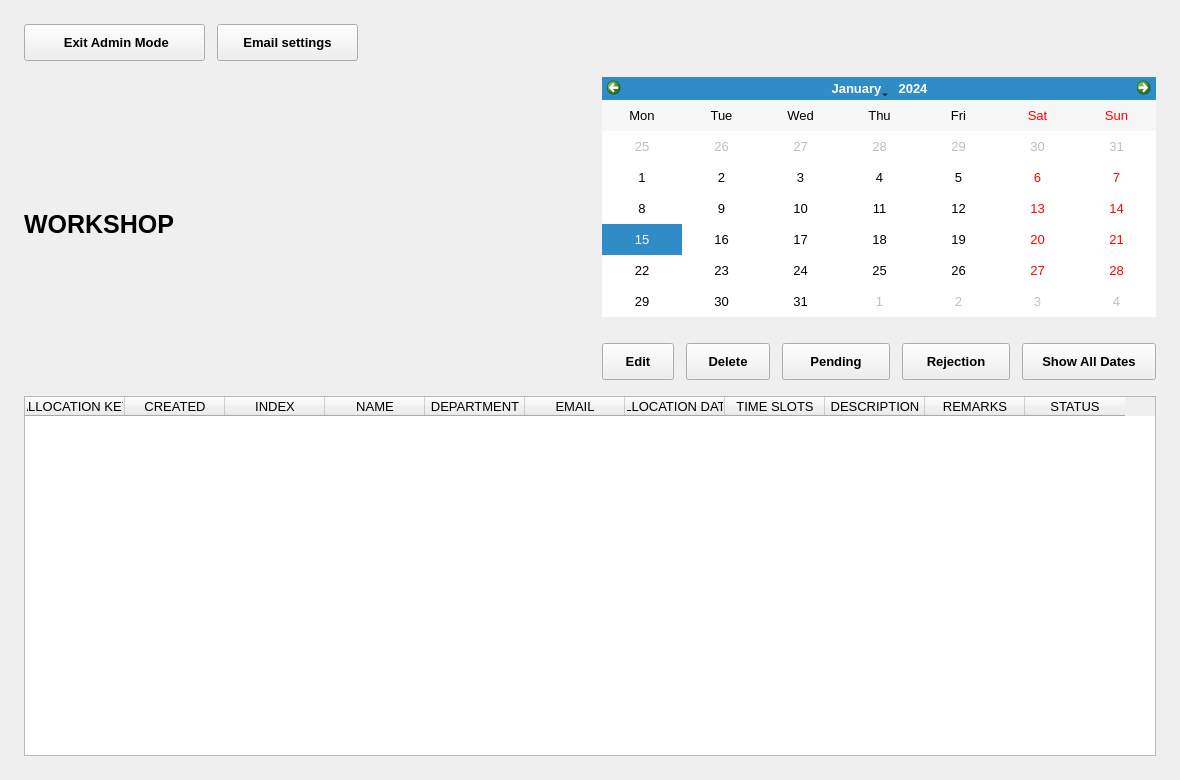
<?xml version="1.0" encoding="UTF-8"?>
<ui version="4.0">
 <!-- Admin dashboard එකයි; table columns සහ buttons මෙහි වෙනස් කරන්න. -->
 <class>adminWidget</class>
 <!-- adminWidget: ඇතුළත controls තබන කොටස; name එක C++ code එකේද භාවිත විය හැක. -->
 <widget class="QWidget" name="adminWidget">
  <!-- ස්ථානය x/y වලින්ද ප්‍රමාණය width/height වලින්ද වෙනස් කරන්න. -->
  <property name="geometry">
   <rect>
    <x>0</x>
    <y>0</y>
    <width>1180</width>
    <height>780</height>
   </rect>
  </property>
  <!-- මෙම control එකේ font නම, size සහ bold බව මෙහි වෙනස් කරන්න. -->
  <property name="font">
   <font>
    <family>Segoe UI</family>
    <pointsize>10</pointsize>
    <bold>false</bold>
   </font>
  </property>
  <!-- මෙම control එකේ පාට, border, padding සහ radius සඳහා CSS rules මෙහි ඇත. -->
  <property name="styleSheet">
   <string notr="true">QWidget { color:#17243B;   }QMainWindow, QStackedWidget, QWidget#welcomeWidget, QWidget#selectionWidget, QWidget#calanderWidget, QWidget#formWidget, QWidget#adminWidget { background:#F4F7FB; }QScrollArea { border:none; background:transparent; } QScrollArea &gt; QWidget &gt; QWidget { background:#F4F7FB; }QScrollArea#cardsScrollArea &gt; QWidget, QWidget#cardsScrollContents { background:transparent; }QLabel { background:transparent; }QLabel#welcomeTitle { color:#52647D;   }QLabel#syncLabTitle {   }QLabel#syncLabSubtitle {   }QLabel#welcomeDesc, QLabel#selectedDescLabel2, QLabel#adminWsDescLbl { color:#52647D;  }QLabel#selectTitleLabel, QLabel#selectedNameLabel2, QLabel#confirmTitleLbl, QLabel#adminWsTitleLbl {   }QLineEdit, QTextEdit, QComboBox { background:#FFFFFF; border:1px solid #D4DEEB; border-radius:7px; padding:8px; selection-background-color:#2563EB; selection-color:white; }QLineEdit:focus, QTextEdit:focus, QComboBox:focus { border:1px solid #2563EB; }QComboBox QAbstractItemView { background:#FFFFFF; color:#17243B; selection-background-color:#2563EB; selection-color:white; }QPushButton { background:#FFFFFF; color:#17243B; border:1px solid #D4DEEB; border-radius:8px; padding:9px 14px;  }QPushButton:hover, QPushButton:focus { background:#EAF2FF; border-color:#2563EB; }QPushButton:pressed { border:2px solid #2563EB; }QPushButton#allocateNowBtn, QPushButton#nextBtn, QPushButton#nextTo3Btn, QPushButton#submitBtn, QPushButton#updateBtn { background:#2563EB; color:white; border:1px solid #2563EB; }QPushButton#allocateNowBtn:hover, QPushButton#nextBtn:hover, QPushButton#nextTo3Btn:hover, QPushButton#submitBtn:hover, QPushButton#updateBtn:hover { background:#1D4ED8; }QPushButton#deleteBtn, QPushButton#adminDelBtn { color:#BE123C; }QPushButton[timeSlot=true] { padding:10px 8px; }QPushButton:checked { background:#2563EB; color:white; border-color:#2563EB; }QPushButton:disabled { background:#F4F7FB; color:#52647D; border:1px solid #D4DEEB; }QPushButton#allocateNowBtn:disabled, QPushButton#nextBtn:disabled, QPushButton#nextTo3Btn:disabled, QPushButton#submitBtn:disabled, QPushButton#updateBtn:disabled, QPushButton#deleteBtn:disabled, QPushButton#adminDelBtn:disabled { background:#F4F7FB; color:#52647D; border:1px solid #D4DEEB; }QFrame#summaryBox { background:#EAF2FF; border:1px solid #D4DEEB; border-radius:10px; }QLabel#summaryDateLbl { color:#2563EB;  }QTableWidget { background:#FFFFFF; alternate-background-color:#F4F7FB; border:1px solid #D4DEEB; gridline-color:#D4DEEB; selection-background-color:#EAF2FF; selection-color:#17243B; }QHeaderView::section { font-weight:600; background:#EAF2FF; color:#17243B; border:none; padding:10px;  }QTableWidget QLineEdit, QTableWidget QComboBox { padding:4px; border-radius:4px; }QCalendarWidget { background:#FFFFFF; border:1px solid #D4DEEB; border-radius:8px; }QCalendarWidget QWidget#qt_calendar_navigationbar { background:#2563EB; }QCalendarWidget QToolButton { font-weight:600; color:white; background:transparent; padding:6px;  }QCalendarWidget QMenu, QCalendarWidget QSpinBox { background:#FFFFFF; color:#17243B; }QCalendarWidget QAbstractItemView { background:#FFFFFF; color:#17243B; selection-background-color:#2563EB; selection-color:white; outline:0; }QToolTip { background:#FFFFFF; color:#17243B; border:1px solid #D4DEEB; padding:6px; }</string>
  </property>
  <!-- adminBackBtn: ක්ලික් කළ හැකි button එක; name එක C++ code එකේද භාවිත විය හැක. -->
  <widget class="QPushButton" name="adminBackBtn">
   <!-- ස්ථානය x/y වලින්ද ප්‍රමාණය width/height වලින්ද වෙනස් කරන්න. -->
   <property name="geometry">
    <rect>
     <x>24</x>
     <y>24</y>
     <width>181</width>
     <height>37</height>
    </rect>
   </property>
   <!-- මෙම control එකේ font නම, size සහ bold බව මෙහි වෙනස් කරන්න. -->
   <property name="font">
    <font>
     <family>Segoe UI</family>
     <pointsize>10</pointsize>
     <bold>true</bold>
    </font>
   </property>
   <property name="cursor">
    <cursorShape>PointingHandCursor</cursorShape>
   </property>
   <!-- පෙන්වන text එක මෙහි වෙනස් කරන්න; dynamic text C++ මගින් නැවත යෙදිය හැක. -->
   <property name="text">
    <string> Exit Admin Mode</string>
   </property>
  </widget>
  <!-- adminImgLabel: text/image පෙන්වන label එක; name එක C++ code එකේද භාවිත විය හැක. -->
  <widget class="QLabel" name="adminImgLabel">
   <!-- ස්ථානය x/y වලින්ද ප්‍රමාණය width/height වලින්ද වෙනස් කරන්න. -->
   <property name="geometry">
    <rect>
     <x>24</x>
     <y>89</y>
     <width>200</width>
     <height>111</height>
    </rect>
   </property>
   <!-- මෙම control එකේ font නම, size සහ bold බව මෙහි වෙනස් කරන්න. -->
   <property name="font">
    <font>
     <family>Segoe UI</family>
     <pointsize>10</pointsize>
     <bold>false</bold>
    </font>
   </property>
   <property name="textFormat">
    <enum>Qt::TextFormat::PlainText</enum>
   </property>
   <property name="alignment">
    <set>Qt::AlignmentFlag::AlignCenter</set>
   </property>
  </widget>
  <!-- adminWsTitleLbl: text/image පෙන්වන label එක; name එක C++ code එකේද භාවිත විය හැක. -->
  <widget class="QLabel" name="adminWsTitleLbl">
   <!-- ස්ථානය x/y වලින්ද ප්‍රමාණය width/height වලින්ද වෙනස් කරන්න. -->
   <property name="geometry">
    <rect>
     <x>24</x>
     <y>210</y>
     <width>554</width>
     <height>66</height>
    </rect>
   </property>
   <!-- මෙම control එකේ font නම, size සහ bold බව මෙහි වෙනස් කරන්න. -->
   <property name="font">
    <font>
     <family>Segoe UI</family>
     <pointsize>19</pointsize>
     <bold>true</bold>
    </font>
   </property>
   <!-- පෙන්වන text එක මෙහි වෙනස් කරන්න; dynamic text C++ මගින් නැවත යෙදිය හැක. -->
   <property name="text">
    <string>WORKSHOP</string>
   </property>
   <property name="textFormat">
    <enum>Qt::TextFormat::PlainText</enum>
   </property>
   <property name="alignment">
    <set>Qt::AlignmentFlag::AlignLeading|Qt::AlignmentFlag::AlignLeft|Qt::AlignmentFlag::AlignTop</set>
   </property>
   <!-- true නම් ඉඩ මදි text එක ඊළඟ පේළියට යයි. -->
   <property name="wordWrap">
    <bool>true</bool>
   </property>
  </widget>
  <!-- adminWsDescLbl: text/image පෙන්වන label එක; name එක C++ code එකේද භාවිත විය හැක. -->
  <widget class="QLabel" name="adminWsDescLbl">
   <!-- ස්ථානය x/y වලින්ද ප්‍රමාණය width/height වලින්ද වෙනස් කරන්න. -->
   <property name="geometry">
    <rect>
     <x>24</x>
     <y>270</y>
     <width>554</width>
     <height>40</height>
    </rect>
   </property>
   <!-- මෙම control එකේ font නම, size සහ bold බව මෙහි වෙනස් කරන්න. -->
   <property name="font">
    <font>
     <family>Segoe UI</family>
     <pointsize>11</pointsize>
     <bold>false</bold>
    </font>
   </property>
   <property name="textFormat">
    <enum>Qt::TextFormat::PlainText</enum>
   </property>
   <property name="alignment">
    <set>Qt::AlignmentFlag::AlignLeading|Qt::AlignmentFlag::AlignLeft|Qt::AlignmentFlag::AlignTop</set>
   </property>
   <!-- true නම් ඉඩ මදි text එක ඊළඟ පේළියට යයි. -->
   <property name="wordWrap">
    <bool>true</bool>
   </property>
  </widget>
  <!-- adminSettingsBtn: ක්ලික් කළ හැකි button එක; name එක C++ code එකේද භාවිත විය හැක. -->
  <widget class="QPushButton" name="adminSettingsBtn">
   <!-- ස්ථානය x/y වලින්ද ප්‍රමාණය width/height වලින්ද වෙනස් කරන්න. -->
   <property name="geometry">
    <rect>
     <x>217</x>
     <y>24</y>
     <width>141</width>
     <height>37</height>
    </rect>
   </property>
   <!-- මෙම control එකේ font නම, size සහ bold බව මෙහි වෙනස් කරන්න. -->
   <property name="font">
    <font>
     <family>Segoe UI</family>
     <pointsize>10</pointsize>
     <bold>true</bold>
    </font>
   </property>
   <property name="cursor">
    <cursorShape>PointingHandCursor</cursorShape>
   </property>
   <!-- පෙන්වන text එක මෙහි වෙනස් කරන්න; dynamic text C++ මගින් නැවත යෙදිය හැක. -->
   <property name="text">
    <string>Email settings</string>
   </property>
  </widget>
  <!-- adminShowAllBtn: ක්ලික් කළ හැකි button එක; name එක C++ code එකේද භාවිත විය හැක. -->
  <widget class="QPushButton" name="adminShowAllBtn">
   <!-- ස්ථානය x/y වලින්ද ප්‍රමාණය width/height වලින්ද වෙනස් කරන්න. -->
   <property name="geometry">
    <rect>
     <x>1022</x>
     <y>343</y>
     <width>134</width>
     <height>37</height>
    </rect>
   </property>
   <!-- මෙම control එකේ font නම, size සහ bold බව මෙහි වෙනස් කරන්න. -->
   <property name="font">
    <font>
     <family>Segoe UI</family>
     <pointsize>10</pointsize>
     <bold>true</bold>
    </font>
   </property>
   <property name="cursor">
    <cursorShape>PointingHandCursor</cursorShape>
   </property>
   <!-- පෙන්වන text එක මෙහි වෙනස් කරන්න; dynamic text C++ මගින් නැවත යෙදිය හැක. -->
   <property name="text">
    <string>Show All Dates</string>
   </property>
  </widget>
  <!-- adminCalFrame: card හෝ border සහිත කොටස; name එක C++ code එකේද භාවිත විය හැක. -->
  <widget class="QFrame" name="adminCalFrame">
   <!-- ස්ථානය x/y වලින්ද ප්‍රමාණය width/height වලින්ද වෙනස් කරන්න. -->
   <property name="geometry">
    <rect>
     <x>602</x>
     <y>77</y>
     <width>554</width>
     <height>240</height>
    </rect>
   </property>
   <!-- මෙම control එකේ font නම, size සහ bold බව මෙහි වෙනස් කරන්න. -->
   <property name="font">
    <font>
     <family>Segoe UI</family>
     <pointsize>10</pointsize>
     <bold>false</bold>
    </font>
   </property>
   <!-- adminCalendar: A/P/R ගණන් ඇති calendar එක; name එක C++ code එකේද භාවිත විය හැක. -->
   <widget class="CustomCalendarWidget" name="adminCalendar">
    <!-- ස්ථානය x/y වලින්ද ප්‍රමාණය width/height වලින්ද වෙනස් කරන්න. -->
    <property name="geometry">
     <rect>
      <x>0</x>
      <y>0</y>
      <width>554</width>
      <height>240</height>
     </rect>
    </property>
    <!-- මෙම control එකේ font නම, size සහ bold බව මෙහි වෙනස් කරන්න. -->
    <property name="font">
     <font>
      <family>Segoe UI</family>
      <pointsize>10</pointsize>
      <bold>false</bold>
     </font>
    </property>
    <property name="verticalHeaderFormat">
     <enum>QCalendarWidget::VerticalHeaderFormat::NoVerticalHeader</enum>
    </property>
   </widget>
  </widget>
  <!-- adminEditBtn: ක්ලික් කළ හැකි button එක; name එක C++ code එකේද භාවිත විය හැක. -->
  <widget class="QPushButton" name="adminEditBtn">
   <!-- ස්ථානය x/y වලින්ද ප්‍රමාණය width/height වලින්ද වෙනස් කරන්න. -->
   <property name="geometry">
    <rect>
     <x>602</x>
     <y>343</y>
     <width>72</width>
     <height>37</height>
    </rect>
   </property>
   <!-- මෙම control එකේ font නම, size සහ bold බව මෙහි වෙනස් කරන්න. -->
   <property name="font">
    <font>
     <family>Segoe UI</family>
     <pointsize>10</pointsize>
     <bold>true</bold>
    </font>
   </property>
   <property name="cursor">
    <cursorShape>PointingHandCursor</cursorShape>
   </property>
   <!-- පෙන්වන text එක මෙහි වෙනස් කරන්න; dynamic text C++ මගින් නැවත යෙදිය හැක. -->
   <property name="text">
    <string>Edit</string>
   </property>
  </widget>
  <!-- adminDelBtn: ක්ලික් කළ හැකි button එක; name එක C++ code එකේද භාවිත විය හැක. -->
  <widget class="QPushButton" name="adminDelBtn">
   <!-- ස්ථානය x/y වලින්ද ප්‍රමාණය width/height වලින්ද වෙනස් කරන්න. -->
   <property name="geometry">
    <rect>
     <x>686</x>
     <y>343</y>
     <width>84</width>
     <height>37</height>
    </rect>
   </property>
   <!-- මෙම control එකේ font නම, size සහ bold බව මෙහි වෙනස් කරන්න. -->
   <property name="font">
    <font>
     <family>Segoe UI</family>
     <pointsize>10</pointsize>
     <bold>true</bold>
    </font>
   </property>
   <property name="cursor">
    <cursorShape>PointingHandCursor</cursorShape>
   </property>
   <!-- පෙන්වන text එක මෙහි වෙනස් කරන්න; dynamic text C++ මගින් නැවත යෙදිය හැක. -->
   <property name="text">
    <string>Delete</string>
   </property>
  </widget>
  <!-- pendingEmailBtn: ක්ලික් කළ හැකි button එක; name එක C++ code එකේද භාවිත විය හැක. -->
  <widget class="QPushButton" name="pendingEmailBtn">
   <!-- ස්ථානය x/y වලින්ද ප්‍රමාණය width/height වලින්ද වෙනස් කරන්න. -->
   <property name="geometry">
    <rect>
     <x>782</x>
     <y>343</y>
     <width>108</width>
     <height>37</height>
    </rect>
   </property>
   <!-- මෙම control එකේ font නම, size සහ bold බව මෙහි වෙනස් කරන්න. -->
   <property name="font">
    <font>
     <family>Segoe UI</family>
     <pointsize>10</pointsize>
     <bold>true</bold>
    </font>
   </property>
   <property name="cursor">
    <cursorShape>PointingHandCursor</cursorShape>
   </property>
   <!-- පෙන්වන text එක මෙහි වෙනස් කරන්න; dynamic text C++ මගින් නැවත යෙදිය හැක. -->
   <property name="text">
    <string>Pending</string>
   </property>
  </widget>
  <!-- rejectEmailBtn: ක්ලික් කළ හැකි button එක; name එක C++ code එකේද භාවිත විය හැක. -->
  <widget class="QPushButton" name="rejectEmailBtn">
   <!-- ස්ථානය x/y වලින්ද ප්‍රමාණය width/height වලින්ද වෙනස් කරන්න. -->
   <property name="geometry">
    <rect>
     <x>902</x>
     <y>343</y>
     <width>108</width>
     <height>37</height>
    </rect>
   </property>
   <!-- මෙම control එකේ font නම, size සහ bold බව මෙහි වෙනස් කරන්න. -->
   <property name="font">
    <font>
     <family>Segoe UI</family>
     <pointsize>10</pointsize>
     <bold>true</bold>
    </font>
   </property>
   <property name="cursor">
    <cursorShape>PointingHandCursor</cursorShape>
   </property>
   <!-- පෙන්වන text එක මෙහි වෙනස් කරන්න; dynamic text C++ මගින් නැවත යෙදිය හැක. -->
   <property name="text">
    <string>Rejection</string>
   </property>
  </widget>
  <!-- mainTable: booking දත්ත පෙන්වන table එක; name එක C++ code එකේද භාවිත විය හැක. -->
  <widget class="QTableWidget" name="mainTable">
   <!-- ස්ථානය x/y වලින්ද ප්‍රමාණය width/height වලින්ද වෙනස් කරන්න. -->
   <property name="geometry">
    <rect>
     <x>24</x>
     <y>396</y>
     <width>1132</width>
     <height>360</height>
    </rect>
   </property>
   <!-- මෙම control එකේ font නම, size සහ bold බව මෙහි වෙනස් කරන්න. -->
   <property name="font">
    <font>
     <family>Segoe UI</family>
     <pointsize>10</pointsize>
     <bold>false</bold>
    </font>
   </property>
   <property name="editTriggers">
    <set>QAbstractItemView::EditTrigger::NoEditTriggers</set>
   </property>
   <property name="alternatingRowColors">
    <bool>true</bool>
   </property>
   <property name="selectionMode">
    <enum>QAbstractItemView::SelectionMode::SingleSelection</enum>
   </property>
   <property name="selectionBehavior">
    <enum>QAbstractItemView::SelectionBehavior::SelectRows</enum>
   </property>
   <property name="verticalScrollMode">
    <enum>QAbstractItemView::ScrollMode::ScrollPerPixel</enum>
   </property>
   <property name="horizontalScrollMode">
    <enum>QAbstractItemView::ScrollMode::ScrollPerPixel</enum>
   </property>
   <!-- true නම් ඉඩ මදි text එක ඊළඟ පේළියට යයි. -->
   <property name="wordWrap">
    <bool>false</bool>
   </property>
   <!-- Table එකේ columns ගණනයි; C++ values/widths සමඟ ගළපන්න. -->
   <property name="columnCount">
    <number>11</number>
   </property>
   <!-- Table column heading එක; C++ row values අනුපිළිවෙළ සමඟ ගළපන්න. -->
   <column>
    <!-- පෙන්වන text එක මෙහි වෙනස් කරන්න; dynamic text C++ මගින් නැවත යෙදිය හැක. -->
    <property name="text">
     <string>ALLOCATION KEY</string>
    </property>
   </column>
   <!-- Table column heading එක; C++ row values අනුපිළිවෙළ සමඟ ගළපන්න. -->
   <column>
    <!-- පෙන්වන text එක මෙහි වෙනස් කරන්න; dynamic text C++ මගින් නැවත යෙදිය හැක. -->
    <property name="text">
     <string>CREATED</string>
    </property>
   </column>
   <!-- Table column heading එක; C++ row values අනුපිළිවෙළ සමඟ ගළපන්න. -->
   <column>
    <!-- පෙන්වන text එක මෙහි වෙනස් කරන්න; dynamic text C++ මගින් නැවත යෙදිය හැක. -->
    <property name="text">
     <string>INDEX</string>
    </property>
   </column>
   <!-- Table column heading එක; C++ row values අනුපිළිවෙළ සමඟ ගළපන්න. -->
   <column>
    <!-- පෙන්වන text එක මෙහි වෙනස් කරන්න; dynamic text C++ මගින් නැවත යෙදිය හැක. -->
    <property name="text">
     <string>NAME</string>
    </property>
   </column>
   <!-- Table column heading එක; C++ row values අනුපිළිවෙළ සමඟ ගළපන්න. -->
   <column>
    <!-- පෙන්වන text එක මෙහි වෙනස් කරන්න; dynamic text C++ මගින් නැවත යෙදිය හැක. -->
    <property name="text">
     <string>DEPARTMENT</string>
    </property>
   </column>
   <!-- Table column heading එක; C++ row values අනුපිළිවෙළ සමඟ ගළපන්න. -->
   <column>
    <!-- පෙන්වන text එක මෙහි වෙනස් කරන්න; dynamic text C++ මගින් නැවත යෙදිය හැක. -->
    <property name="text">
     <string>EMAIL</string>
    </property>
   </column>
   <!-- Table column heading එක; C++ row values අනුපිළිවෙළ සමඟ ගළපන්න. -->
   <column>
    <!-- පෙන්වන text එක මෙහි වෙනස් කරන්න; dynamic text C++ මගින් නැවත යෙදිය හැක. -->
    <property name="text">
     <string>ALLOCATION DATE</string>
    </property>
   </column>
   <!-- Table column heading එක; C++ row values අනුපිළිවෙළ සමඟ ගළපන්න. -->
   <column>
    <!-- පෙන්වන text එක මෙහි වෙනස් කරන්න; dynamic text C++ මගින් නැවත යෙදිය හැක. -->
    <property name="text">
     <string>TIME SLOTS</string>
    </property>
   </column>
   <!-- Table column heading එක; C++ row values අනුපිළිවෙළ සමඟ ගළපන්න. -->
   <column>
    <!-- පෙන්වන text එක මෙහි වෙනස් කරන්න; dynamic text C++ මගින් නැවත යෙදිය හැක. -->
    <property name="text">
     <string>DESCRIPTION</string>
    </property>
   </column>
   <!-- Table column heading එක; C++ row values අනුපිළිවෙළ සමඟ ගළපන්න. -->
   <column>
    <!-- පෙන්වන text එක මෙහි වෙනස් කරන්න; dynamic text C++ මගින් නැවත යෙදිය හැක. -->
    <property name="text">
     <string>REMARKS</string>
    </property>
   </column>
   <!-- Table column heading එක; C++ row values අනුපිළිවෙළ සමඟ ගළපන්න. -->
   <column>
    <!-- පෙන්වන text එක මෙහි වෙනස් කරන්න; dynamic text C++ මගින් නැවත යෙදිය හැක. -->
    <property name="text">
     <string>STATUS</string>
    </property>
   </column>
  </widget>
 </widget>
 <customwidgets>
  <customwidget>
   <class>CustomCalendarWidget</class>
   <extends>QCalendarWidget</extends>
   <header>customcalendarwidget.h</header>
  </customwidget>
 </customwidgets>
 <resources/>
 <connections/>
</ui>
